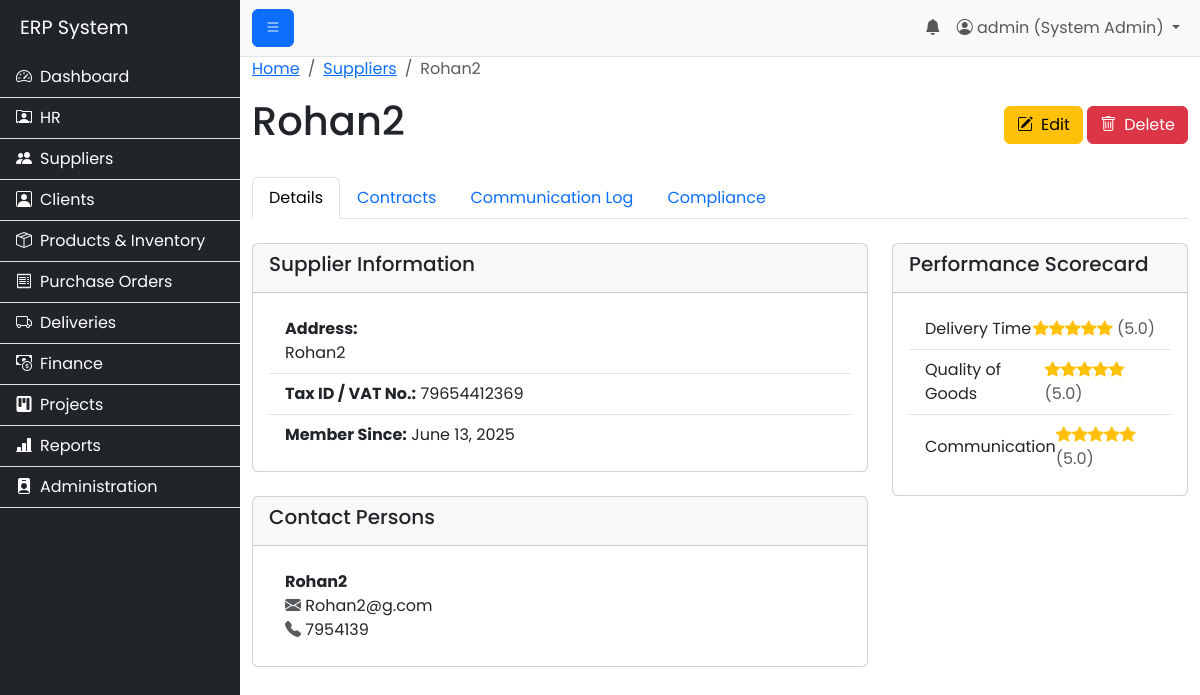
Screenshot of /modules/suppliers/view_supplier_details.php?id=13 (signed in) with the database file from the repository.
### tables this page shows
CREATE TABLE `suppliers` (
  `id` int(11) NOT NULL,
  `supplier_name` varchar(255) NOT NULL,
  `address` text DEFAULT NULL,
  `tax_id` varchar(100) DEFAULT NULL,
  `username` varchar(100) DEFAULT NULL,
  `password` varchar(255) DEFAULT NULL,
  `is_active` tinyint(1) NOT NULL DEFAULT 1,
  `bank_name` varchar(255) DEFAULT NULL,
  `bank_account_number` varchar(100) DEFAULT NULL,
  `bank_branch_code` varchar(50) DEFAULT NULL,
  `created_at` timestamp NOT NULL DEFAULT current_timestamp(),
  `updated_at` timestamp NOT NULL DEFAULT current_timestamp() ON UPDATE current_timestamp(),
  `rating_delivery_time` decimal(2,1) DEFAULT NULL,
  `rating_quality` decimal(2,1) DEFAULT NULL,
  `rating_communication` decimal(2,1) DEFAULT NULL,
  `on_time_delivery_rate` decimal(5,2) DEFAULT NULL
);

CREATE TABLE `supplier_contacts` (
  `id` int(11) NOT NULL,
  `supplier_id` int(11) NOT NULL,
  `contact_name` varchar(255) NOT NULL,
  `email` varchar(255) DEFAULT NULL,
  `phone_number` varchar(50) DEFAULT NULL
);

### modules/suppliers/view_supplier_details.php (the view, shortened to what this page needs)
<?php
include('../../includes/header.php');
function generate_stars($rating) {
    $stars_html = '';
    $rating = floatval($rating);
    $full_stars = floor($rating);
    $half_star = $rating - $full_stars >= 0.5;
    $empty_stars = 5 - $full_stars - ($half_star ? 1 : 0);
    for ($i = 0; $i < $full_stars; $i++) {
        $stars_html .= '<i class="bi bi-star-fill text-warning"></i>';
    }
    for ($i = 0; $i < $empty_stars; $i++) {
        $stars_html .= '<i class="bi bi-star text-warning"></i>';
    }
    return $stars_html . ' <span class="text-muted">(' . number_format($rating, 1) . ')</span>';
}
$supplier_id = $_GET['id'];
$conn = connect_db();
$sql_supplier = "SELECT * FROM suppliers WHERE id = ?";
$stmt_supplier = $conn->prepare($sql_supplier);
$stmt_supplier->bind_param("i", $supplier_id);
$stmt_supplier->execute();
$result_supplier = $stmt_supplier->get_result();
$supplier = $result_supplier->fetch_assoc();
$sql_contacts = "SELECT * FROM supplier_contacts WHERE supplier_id = ? ORDER BY contact_name";
$stmt_contacts = $conn->prepare($sql_contacts);
$stmt_contacts->bind_param("i", $supplier_id);
$stmt_contacts->execute();
$result_contacts = $stmt_contacts->get_result();
?>
<nav aria-label="breadcrumb">
  <ol class="breadcrumb">
    <li class="breadcrumb-item"><a href="/erp_project/index.php">Home</a></li>
    <li class="breadcrumb-item"><a href="view_suppliers.php">Suppliers</a></li>
    <li class="breadcrumb-item active" aria-current="page"><?php echo htmlspecialchars($supplier['supplier_name']); ?></li>
  </ol>
</nav>
<div class="d-flex justify-content-between align-items-center mb-4">
    <h1><?php echo htmlspecialchars($supplier['supplier_name']); ?></h1>
    <div>
        <a href="edit_supplier.php?id=<?php echo $supplier['id']; ?>" class="btn btn-warning"><i class="bi bi-pencil-square me-2"></i>Edit</a>
        <button type="button" class="btn btn-danger" data-bs-toggle="modal" data-bs-target="#deleteConfirmationModal" data-id="<?php echo $supplier['id']; ?>" data-name="<?php echo htmlspecialchars($supplier['supplier_name']); ?>"><i class="bi bi-trash me-2"></i>Delete</button>
    </div>
</div>
<ul class="nav nav-tabs" id="supplierTab" role="tablist">
  <li class="nav-item" role="presentation">
    <button class="nav-link active" id="details-tab" data-bs-toggle="tab" data-bs-target="#details-pane" type="button" role="tab" aria-controls="details-pane" aria-selected="true">Details</button>
  </li>
  <li class="nav-item" role="presentation">
    <button class="nav-link" id="contracts-tab" data-bs-toggle="tab" data-bs-target="#contracts-pane" type="button" role="tab" aria-controls="contracts-pane" aria-selected="false">Contracts</button>
  </li>
  <li class="nav-item" role="presentation">
    <button class="nav-link" id="comms-tab" data-bs-toggle="tab" data-bs-target="#comms-pane" type="button" role="tab" aria-controls="comms-pane" aria-selected="false">Communication Log</button>
  </li>
  <li class="nav-item" role="presentation">
    <button class="nav-link" id="compliance-tab" data-bs-toggle="tab" data-bs-target="#compliance-pane" type="button" role="tab" aria-controls="compliance-pane" aria-selected="false">Compliance</button>
  </li>
</ul>
<div class="tab-content" id="supplierTabContent">
  <div class="tab-pane fade show active" id="details-pane" role="tabpanel" aria-labelledby="details-tab">
    <div class="row mt-4">
        <div class="col-lg-8">
            <div class="card mb-4">
                <div class="card-header"><h5>Supplier Information</h5></div>
                <div class="card-body">
                    <ul class="list-group list-group-flush">
                        <li class="list-group-item"><strong>Address:</strong><br><?php echo nl2br(htmlspecialchars($supplier['address'])); ?></li>
                        <li class="list-group-item"><strong>Tax ID / VAT No.:</strong> <?php echo htmlspecialchars($supplier['tax_id']); ?></li>
                        <li class="list-group-item"><strong>Member Since:</strong> <?php echo date("F j, Y", strtotime($supplier['created_at'])); ?></li>
                    </ul>
                </div>
            </div>
            <div class="card">
                <div class="card-header"><h5>Contact Persons</h5></div>
                <div class="card-body">
                    <?php if ($result_contacts->num_rows > 0): ?>
                        <ul class="list-group list-group-flush">
                        <?php while($contact = $result_contacts->fetch_assoc()): ?>
                            <li class="list-group-item">
                                <strong><?php echo htmlspecialchars($contact['contact_name']); ?></strong><br>
                                <i class="bi bi-envelope-fill text-muted"></i> <?php echo htmlspecialchars($contact['email']); ?><br>
                                <i class="bi bi-telephone-fill text-muted"></i> <?php echo htmlspecialchars($contact['phone_number']); ?>
                            </li>
                        <?php endwhile; ?>
                        </ul>
                    <?php else: ?>
                        <p class="text-muted">No contact persons listed for this supplier.</p>
                    <?php endif; ?>
                </div>
            </div>
        </div>
        <div class="col-lg-4">
            <div class="card">
                <div class="card-header"><h5>Performance Scorecard</h5></div>
                <div class="card-body">
                    <ul class="list-group list-group-flush">
                        <li class="list-group-item d-flex justify-content-between align-items-center">
                            Delivery Time
                            <span><?php echo generate_stars($supplier['rating_delivery_time']); ?></span>
                        </li>
                        <li class="list-group-item d-flex justify-content-between align-items-center">
                            Quality of Goods
                            <span><?php echo generate_stars($supplier['rating_quality']); ?></span>
                        </li>
                        <li class="list-group-item d-flex justify-content-between align-items-center">
                            Communication
                            <span><?php echo generate_stars($supplier['rating_communication']); ?></span>
                        </li>
                    </ul>
                </div>
            </div>
        </div>
    </div>
  </div>
</div>
<?php
include('../../includes/footer.php');
?>

### assets/css/style.css (style rules this page uses)
body { font-family: 'Poppins', sans-serif; }

### rows the page displays
suppliers: supplier_name "Rohan2", address "Rohan2", tax "79654412369", created_at "June 13, 2025", rating_delivery_time "5.0 5.0 5.0", rating_quality 5 (drawn), rating_communication 5 (drawn)
supplier_contacts: contact_name "Rohan2", email "Rohan2@g.com", phone_number "7954139"

### other values shown
$_SESSION['username'] "admin"
$_SESSION['role_name'] "System Admin"
